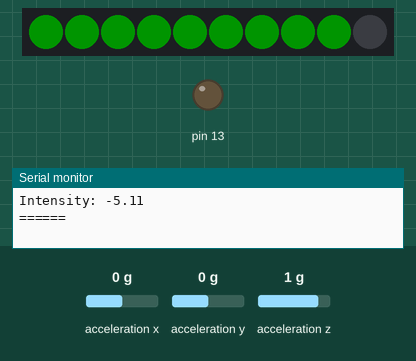
This program was run on a simulated Arduino Uno, built with avr-gcc and run on an emulated ATmega328P. Shown: 10 RGB LEDs in strip order, left to right, output pins drawn as LEDs (lit = HIGH), the last lines printed to the serial monitor. The test bench sets the inputs (shaded band); at power-on: acceleration x 0 g, acceleration y 0 g, acceleration z 1 g. Dim RGB values are drawn brighter than linear.

Above: at 1.8 s.
1.9 s: acceleration x set to -1.4 g
At 3.0 s:
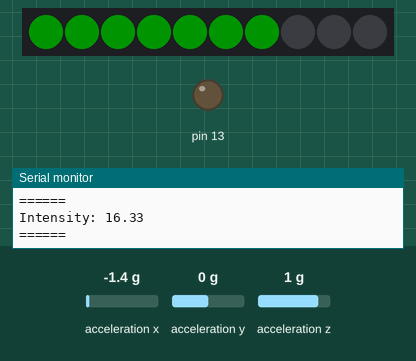
4.7 s: acceleration x set to 0 g
At 6.1 s:
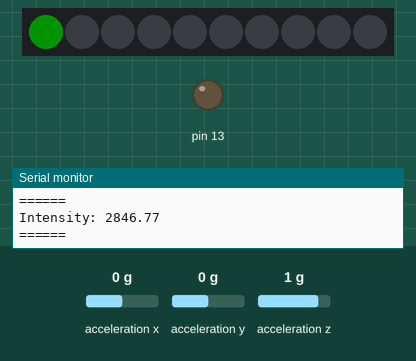
Timing chart, 0 to 7.7 s (numbered marks = the images above; inputs shaded):
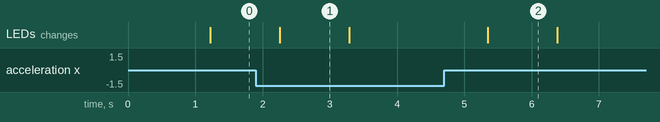

Measured:
- after the input at 1.9 s, the LEDs: change after 0.35 s (image 1)
- after the input at 4.7 s, the LEDs: change after 0.65 s (image 2)
- what the display in image 1 shows lasts 1.0 s, from 2.3 s to 3.3 s

The program:

main.cpp
```cpp
#include <Arduino.h>
#include <Adafruit_CircuitPlayground.h>
#include "arduinoFFT.h"


#define SAMPLES 128
#define SAMPLING_FREQUENCY 200
float vReal[SAMPLES];
float vImag[SAMPLES];
float totalIntensity = 0.0; // Add totalIntensity declaration
int intensityCount = 0;     // Add intensityCount declaration


bool displayTremorTypeOnly = false;


// Flag for FFT completion
volatile bool isFFTComplete = false;
volatile bool is3MinElapsed = false;


// Timer interval for 3 minutes (in milliseconds)
const unsigned long TIMER_INTERVAL = 180000;
volatile int overflowCount = 0;
// Time tracking for LED off delay
unsigned long tremorTypeLEDStartTime = 0;
const unsigned long LED_ON_DELAY = 2000; // 2 seconds


// Create an FFT object with template float.
ArduinoFFT<float> FFT(vReal, vImag, SAMPLES, SAMPLING_FREQUENCY);


volatile int i = 0;


void calculateIntensity();
void displayIntensityOnLEDs(float intensity);
void determineTremorType(float intensity);
void timerSetUp();


ISR(TIMER0_COMPA_vect) {
  // Collect data
  vImag[i] = 0;
  if (i < 128) {
    vReal[i++] = sqrt(pow(CircuitPlayground.motionX(), 2) + pow(CircuitPlayground.motionY(), 2) + pow(CircuitPlayground.motionZ(), 2));
  } else {
    i = 0;
    // Set flag indicating FFT analysis is complete
    isFFTComplete = true;
  }
}


ISR(TIMER1_COMPA_vect) {
  overflowCount++;
  if (overflowCount >= 45) {
    // Set flag indicating 3 minutes elapsed
    is3MinElapsed = true;
    overflowCount = 0; // Reset overflow count
  }
}


void calculateIntensity() {
  float sumSquared = 0.0;
  for (int j = 3; j < 6; j++) {
    sumSquared += pow(vReal[j], 2);
  }


  // Calculate intensity
  float N = 4; // Number of frequencies in range
  float intensity = (sqrt(sumSquared / (N * N)) - 14.23); // adjust


  // Accumulate total intensity and count
  totalIntensity += intensity;
  intensityCount++;


  Serial.print("Intensity: ");
  Serial.println(intensity);
  Serial.println("======");


  // Display current intensity on LEDs
  displayIntensityOnLEDs(intensity);
}


void displayIntensityOnLEDs(float intensity) {
  const uint8_t maxIntensityLED = 9; // Maximum number of LEDs to use for intensity
  if (!displayTremorTypeOnly) {
    uint8_t ledsToLight = (uint8_t)(maxIntensityLED * intensity / 20); // Assuming intensity scale max is 20
    for (uint8_t i = 0; i < maxIntensityLED; i++) {
      if (i < ledsToLight) {
        CircuitPlayground.setPixelColor(i, 0, 255, 0); // Green color for visible intensity
      } else {
        CircuitPlayground.setPixelColor(i, 0, 0, 0); // Turn off the LED
      }
    }
  } else {
    // When displaying tremor type, ensure all intensity LEDs are off
    for (uint8_t i = 0; i < maxIntensityLED; i++) {
      CircuitPlayground.setPixelColor(i, 0, 0, 0); // Turn off the LED
    }
  }
}


void determineTremorType(float intensity) {
  const uint8_t tremorTypePixel = 9; // The index of the last NeoPixel reserved for tremor type
  CircuitPlayground.setPixelColor(tremorTypePixel, 0, 0, 0); // Ensure LED is off before setting new color
  if (intensity >= 15 && intensity <= 20) {
    CircuitPlayground.setPixelColor(tremorTypePixel, 255, 0, 0); // Big tremor - red light
    tremorTypeLEDStartTime = millis(); // Record start time for LED
  } else if (intensity >= 3.1 && intensity < 14.9) {
    CircuitPlayground.setPixelColor(tremorTypePixel, 128, 0, 128); // Medium Tremor - purple light
    tremorTypeLEDStartTime = millis(); // Record start time for LED
  } else if (intensity >= 1 && intensity <= 3) {
    CircuitPlayground.setPixelColor(tremorTypePixel, 0, 0, 255); // Small tremor - blue light
    tremorTypeLEDStartTime = millis(); // Record start time for LED
  }
}


void timerSetUp() {
  // Set up Timer0 for data collection at 64Hz
  TCCR0A = 0b00000010; // CTC mode
  TCCR0B = 0b00000101; // Prescaler 1024
  OCR0A = 124; // 128us x 125 = 16ms => 64Hz


  TIMSK0 |= (1 << OCIE0A); // Enable Timer0 compare match A interrupt


  // Set up Timer1 for 3 minutes interval
  TCCR1A = 0;
  TCCR1B = 0;
  TCNT1 = 0; // Initialize counter value to 0
  OCR1A = 31250; // Set compare match value for 3 minutes interval
  TCCR1B |= (1 << WGM12); // Configure timer for CTC mode
  TCCR1B |= (1 << CS12) | (1 << CS10); // Prescaler = 1024
  TIMSK1 |= (1 << OCIE1A); // Enable Timer1 compare match A interrupt
}


void setup() {
  Serial.begin(115200);
  CircuitPlayground.begin();
  CircuitPlayground.setAccelRange(LIS3DH_RANGE_8_G);
  timerSetUp();
}


void loop() {
  if (isFFTComplete) {
    // Code to execute after FFT analysis is done
    // Reset isFFTComplete flag
    isFFTComplete = false;
   FFT.windowing(FFT_WIN_TYP_HAMMING, FFT_FORWARD);  // Apply a window function to minimize leakage effect
   FFT.compute(FFT_FORWARD);                         // Compute the FFT
   FFT.complexToMagnitude();                         // Compute magnitudes
   // Pass the max frequency and magnitude to calculate intensity function
   calculateIntensity();
  }


  if (is3MinElapsed) {
    // Calculate average intensity
    float averageIntensity = totalIntensity / intensityCount;
    Serial.print("Average Intensity over 3 minutes: ");
    Serial.println(averageIntensity);
    determineTremorType(averageIntensity);


    // Reset intensity count and total intensity
    intensityCount = 0;
    totalIntensity = 0;


    // Reset 3 minutes elapsed flag
    is3MinElapsed = false;
  }


  // Check if it's time to turn off the tremor type LED
  if (millis() - tremorTypeLEDStartTime >= LED_ON_DELAY) {
    CircuitPlayground.setPixelColor(9, 0, 0, 0); // Turn off the LED
  }
}


// ORIGINAL CODE

// #include <Adafruit_CircuitPlayground.h>
// #include "arduinoFFT.h"

// const uint16_t SAMPLE_SIZE = 64;
// const float SAMPLING_FREQUENCY = 200;

// float vReal[SAMPLE_SIZE];
// float vImag[SAMPLE_SIZE];

// ArduinoFFT<float> FFT = ArduinoFFT<float>(vReal, vImag, SAMPLE_SIZE, SAMPLING_FREQUENCY);

// const unsigned long INTERVAL = 2000 / SAMPLING_FREQUENCY; // Sampling interval in milliseconds
// const unsigned long TOTAL_DURATION = 180000; // Sampling duration in milliseconds (3 minutes)
// unsigned long startTime = 0; // To store the start time of the sampling
// bool displayTremorTypeOnly = false;

// float totalIntensity = 0; // Sum of all intensity readings
// int intensityCount = 0; // Number of intensity readings taken

// // High-pass filter parameters
// const float alpha = 0.9;
// float filteredX = 0, filteredY = 0, filteredZ = 0;
// float lastAccX = 0, lastAccY = 0, lastAccZ = 0;

// void setup() {
//   Serial.begin(115200);
//   CircuitPlayground.begin();
//   while (!Serial); // Wait for the serial monitor to open
//   Serial.println("FFT Analysis Ready");
//   startTime = millis();
// }

// void collectAccelerometerData() {
//   for (uint16_t i = 0; i < SAMPLE_SIZE; i++) {
//     float accX = CircuitPlayground.motionX();
//     float accY = CircuitPlayground.motionY();
//     float accZ = CircuitPlayground.motionZ();

//     // Apply high-pass filter to make sure intensity starts low when no movement
//     filteredX = alpha * (filteredX + accX - lastAccX);
//     filteredY = alpha * (filteredY + accY - lastAccY);
//     filteredZ = alpha * (filteredZ + accZ - lastAccZ);

//     lastAccX = accX;
//     lastAccY = accY;
//     lastAccZ = accZ;

//     // Use filtered values for magnitude calculation
//     float magnitude = sqrt(filteredX * filteredX + filteredY * filteredY + filteredZ * filteredZ);
//     vReal[i] = magnitude; // Store magnitude
//     vImag[i] = 0; // Imaginary part is zero for real signals
//     delay(INTERVAL); // Delay for the sampling period
//   }
//   FFT.windowing(FFT_WIN_TYP_HANN, FFT_FORWARD); // Apply Hanning window using built-in function
// }

// void displayIntensityOnLEDs(float intensity) {
//   const uint8_t maxIntensityLED = 9; // Maximum number of LEDs to use for intensity
//   if (!displayTremorTypeOnly) {
//     uint8_t ledsToLight = (uint8_t)(maxIntensityLED * intensity / 20); // Assuming intensity scale max is 20
//     for (uint8_t i = 0; i < maxIntensityLED; i++) {
//       if (i < ledsToLight) {
//         CircuitPlayground.setPixelColor(i, 0, 255, 0); // Green color for visible intensity
//       } else {
//         CircuitPlayground.setPixelColor(i, 0, 0, 0); // Turn off the LED
//       }
//     }
//   } else {
//     // When displaying tremor type, ensure all intensity LEDs are off
//     for (uint8_t i = 0; i < maxIntensityLED; i++) {
//       CircuitPlayground.setPixelColor(i, 0, 0, 0); // Turn off the LED
//     }
//   }
// }

// void determineTremorType(float intensity) {
//   const uint8_t tremorTypePixel = 9; // The index of the last NeoPixel reserved for tremor type
//   CircuitPlayground.setPixelColor(tremorTypePixel, 0, 0, 0); // Ensure LED is off before setting new color
//   if (intensity >= 15 && intensity <= 20) {
//     CircuitPlayground.setPixelColor(tremorTypePixel, 255, 0, 0); // Big tremor - red light
//   } else if (intensity >= 3.1 && intensity < 14.9) {
//     CircuitPlayground.setPixelColor(tremorTypePixel, 128, 0, 128); // Medium Tremor - purple light
//   } else if (intensity >= 1 && intensity <= 3) {
//     CircuitPlayground.setPixelColor(tremorTypePixel, 0, 0, 255); // Small tremor - blue light
//   }
// }

// float calculateIntensity(float *fftResults, uint16_t bufferSize, float peakFrequency) {
//   float intensity = 0.0;

//   // Check if the peak frequency is within the desired range (3 to 6 Hz)
//   if (peakFrequency >= 3 && peakFrequency <= 6) {
//     float sum = 0.0;
//     for (uint16_t i = 3; i <= 6; i++) {
//       uint16_t index = (uint16_t)((i / SAMPLING_FREQUENCY) * bufferSize);
//       if (index < bufferSize) {
//         sum += fftResults[index] * fftResults[index];
//       }
//     }
//     intensity = sqrt(sum) / SAMPLE_SIZE;
//     totalIntensity += intensity;
//     intensityCount++;
//   }

//   return intensity;
// }

// void performFFTAndIntensityCalculation() {
//   FFT.compute(vReal, vImag, SAMPLE_SIZE, FFT_FORWARD);
//   FFT.complexToMagnitude(vReal, vImag, SAMPLE_SIZE);

//   float peakFrequency = FFT.majorPeak();
//   Serial.print("Frequency: ");
//   Serial.print(peakFrequency);
//   Serial.println(" Hz");

//   // Check if the peak frequency is within the desired range (3 to 6 Hz)
//   if (peakFrequency >= 3 && peakFrequency <= 6) {
//     float intensity = calculateIntensity(vReal, SAMPLE_SIZE, peakFrequency);
//     Serial.print("Intensity: ");
//     Serial.println(intensity);
//     if (!displayTremorTypeOnly) {
//       displayIntensityOnLEDs(intensity);
//     } else {
//       determineTremorType(intensity);
//     }
//   } else {
//     Serial.println("Frequency not within desired range (3 to 6 Hz). Skipping intensity calculation.");
//   }
// }

// void loop() {
//   unsigned long currentTime = millis();

//   if (currentTime - startTime < TOTAL_DURATION) {
//     collectAccelerometerData();
//     performFFTAndIntensityCalculation();
//   } else {
//     if (!displayTremorTypeOnly) {
//       // Calculate and display average intensity
//       float averageIntensity = totalIntensity / intensityCount;
//       Serial.print("Average Intensity over 3 minutes: ");
//       Serial.println(averageIntensity);
//       displayTremorTypeOnly = true;  // Switch to displaying tremor type

//       // Determine tremor type and display
//       determineTremorType(averageIntensity);

//       // Reset all intensity LEDs
//       for (uint8_t i = 0; i < 9; i++) {  // Ensure to leave the last LED for tremor type
//         CircuitPlayground.setPixelColor(i, 0, 0, 0); // Turn off the LED
//       }

//       delay(10000); // Display for 10 seconds
//     } else {
//       // Turn off all LEDs after the tremor type display period
//       for (uint8_t i = 0; i < 10; i++) { // Now include the tremor type LED
//         CircuitPlayground.setPixelColor(i, 0, 0, 0); // Turn off the LED
//       }
//       displayTremorTypeOnly = false;
//       startTime = millis(); // Reset start time for another cycle
//       totalIntensity = 0; // Reset total intensity
//       intensityCount = 0; // Reset intensity count
//     }
//   }
// }
```
